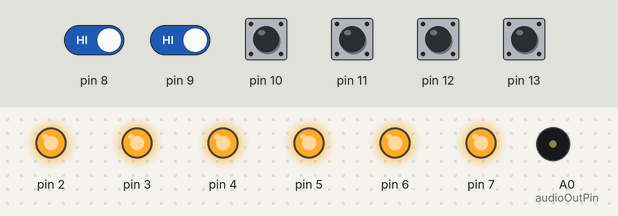
This sketch was run on a simulated Arduino Uno, built with avr-gcc and run on an emulated ATmega328P. Shown: output pins drawn as LEDs (lit = HIGH), buzzer (waves = sounding). The test bench sets the inputs (shaded band); at power-on: pin 8–13 HIGH.

Above: at 3.9 s.
4.0 s: pin 8 driven LOW
At 4.9 s:
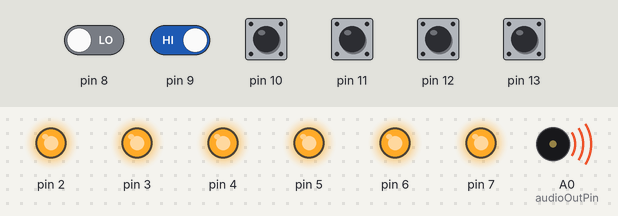
5.5 s: pin 8 driven HIGH
At 6.0 s:
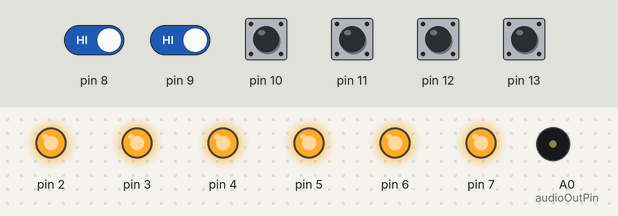
7.0 s: pin 9 driven LOW
At 8.4 s:
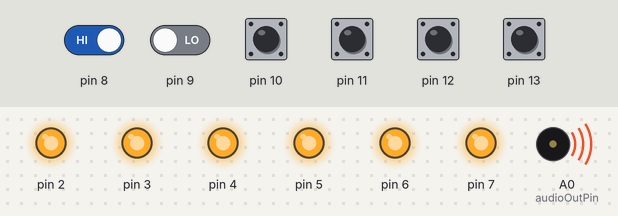
Timing chart, 0 to 10.0 s (numbered marks = the images above; inputs shaded):
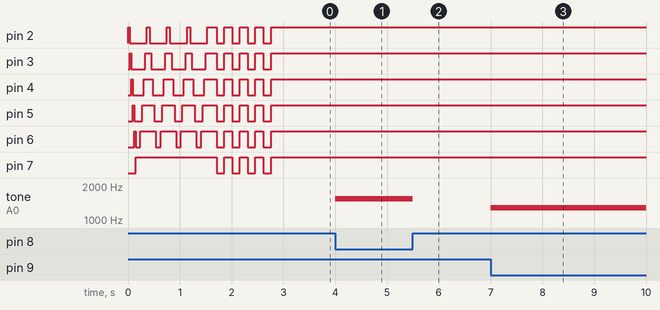

Measured:
- after the input at 4.0 s, tone on A0 (audioOutPin): silent → 1536 Hz at once
- after the input at 5.5 s, tone on A0 (audioOutPin): 1536 Hz → silent at once
- after the input at 7.0 s, tone on A0 (audioOutPin): silent → 1280 Hz at once

The sketch:

Laser_Guitar.ino
```cpp
/**
 * @author Kelly Lynch
 * @date 2016-12-01
 * @brief Software for a laser guitar synth which shines lasers onto phototransistors and uses
 * the fact as to whether they're blocked or not to determine what sound to produce.
 *
 * @bugs None known
 * @todo Add attack/decay functionality, Add pitch slider as either membrane variable resistor or ultrasonic sensor
 */
/* Includes*/
#include <EnableInterrupt.h>

/* Global Variables */
int audioOutPin = A0;

volatile int notes[6] = {0, 0, 0, 0, 0, 0};
int notePin7 = 0;
int notePin6 = 0;
int notePin5 = 0;
int notePin4 = 0;
int notePin3 = 0;
int notePin2 = 0;


/**
 * @name Interrupt Service Routine
 * @brief When a phototransistor changes states, this is invoked
 * @param void
 * @return void
 */
void phototransistorChangeISR() {
  /* If a note is being pressed its value is added to the notes array */
  if (!digitalRead(13)) {
    notes[5] = notePin7;
  } else {
    notes[5] = 0;
  }

  if (!digitalRead(12)) {
    notes[4] = notePin6;
  } else {
    notes[4] = 0;
  }

  if (!digitalRead(11)) {
    notes[3] = notePin5;
  } else {
    notes[3] = 0;
  }

  if (!digitalRead(10)) {
    notes[2] = notePin4;
  } else {
    notes[2] = 0;
  }

  if (!digitalRead(9)) {
    notes[1] = notePin3;
  } else {
    notes[1] = 0;
  }

  if (!digitalRead(8)) {
    notes[0] = notePin2;
  } else {
    notes[0] = 0;
  }
}


/**
 * @name Setup
 * @brief Initialises inputs and outputs, runs once
 * @param void
 * @return void
 */
void setup() {
  /* Set pints 2 to 7 as outputs */
  /* Laser diodes */
  for (int i = 2; i <= 7; i++) {
    pinMode(i, OUTPUT);
  }

  startupSequence(30, 4);

  /* Set pints 8 to 13 as inputs */
  /* Phototransistors */
  for (int i = 8; i <= 13; i++) {
    pinMode(i, INPUT);
  }

  /* Interrupts */
  for (int i = 8; i <= 13; i++) {
    enableInterrupt(i, phototransistorChangeISR, CHANGE);
  }
}


/**
 * @name Main Loop
 * @brief runs infinitely
 * @param void
 * @return void
 */
void loop() {
  playTone(getTone());
}

/**
 * @name Startup Animation Sequence
 * @brief produces a sequence of inputs to create a simple animation upon startup
 * @param int delayTime: Time factor which determines speed of animation, int cycles: determines how many times the animations run
 * @return void
 */
void startupSequence(int delayTime, int cycles) {
  /* Back and Forth */
  int previ = 0;
  for (int j = 0; j < cycles; j++) {
    /* Back */
    for (int i = 2; i <= 7; i++) {
      digitalWrite(i, HIGH);
      if (i > 2) {
        digitalWrite(previ, LOW);
      }
      delay(delayTime);
      previ = i;
    }
    /* Forth */
    for (int i = 8; i >= 2; i--) {
      digitalWrite(i, HIGH);
      delay(delayTime);
      previ = i;
    }
  }


  /* Flash */
  for (int j = 0; j < cycles; j++) {
    for (int i = 2; i <= 7; i++) {
      digitalWrite(i, HIGH);
    }
    delay(delayTime * 5);
    for (int i = 2; i <= 7; i++) {
      digitalWrite(i, LOW);
    }
    delay(delayTime * 5);
    for (int i = 2; i <= 7; i++) {
      digitalWrite(i, HIGH);
    }
  }
}

/**
 * @name Get Tone
 * @brief  Checks the states of all the phototransistors and pitch shifting variable
 * reistors and outputs a corrosponding tone level
 * @param void
 * @return int - The value for which the
 */
int getTone() {
  /* Variabale intialisation */
  int average = 0;
  int total = 0;
  int notesCount = 0;

  /// For future use in the case of a neck ///
  int multiplier = 256;

  notePin7 = 1 * multiplier;
  notePin6 = 2 * multiplier;
  notePin5 = 3 * multiplier;
  notePin4 = 4 * multiplier;
  notePin3 = 5 * multiplier;
  notePin2 = 6 * multiplier;

  /* Average of all note values is calculated*/
  for (int i = 0; i <= 5; i++) {
    if (notes[i] != 0) {
      total += notes[i];
      notesCount++;
    }
  }
  average = total / notesCount;
  return average;
}


/**
 * @name Play Tone
 * @brief Outouts a tone based on the tone level passed into it.
 * @param int toneLevel: The tone to output via the audioOutPin
 * @return void
 */
void playTone(int toneLevel) {
  //if there's no note meant to be played, don't play it, otherwise play it.
  if (toneLevel <= 0) {
    noTone(audioOutPin);
  } else {
    tone(audioOutPin, toneLevel);
  }
}
```
